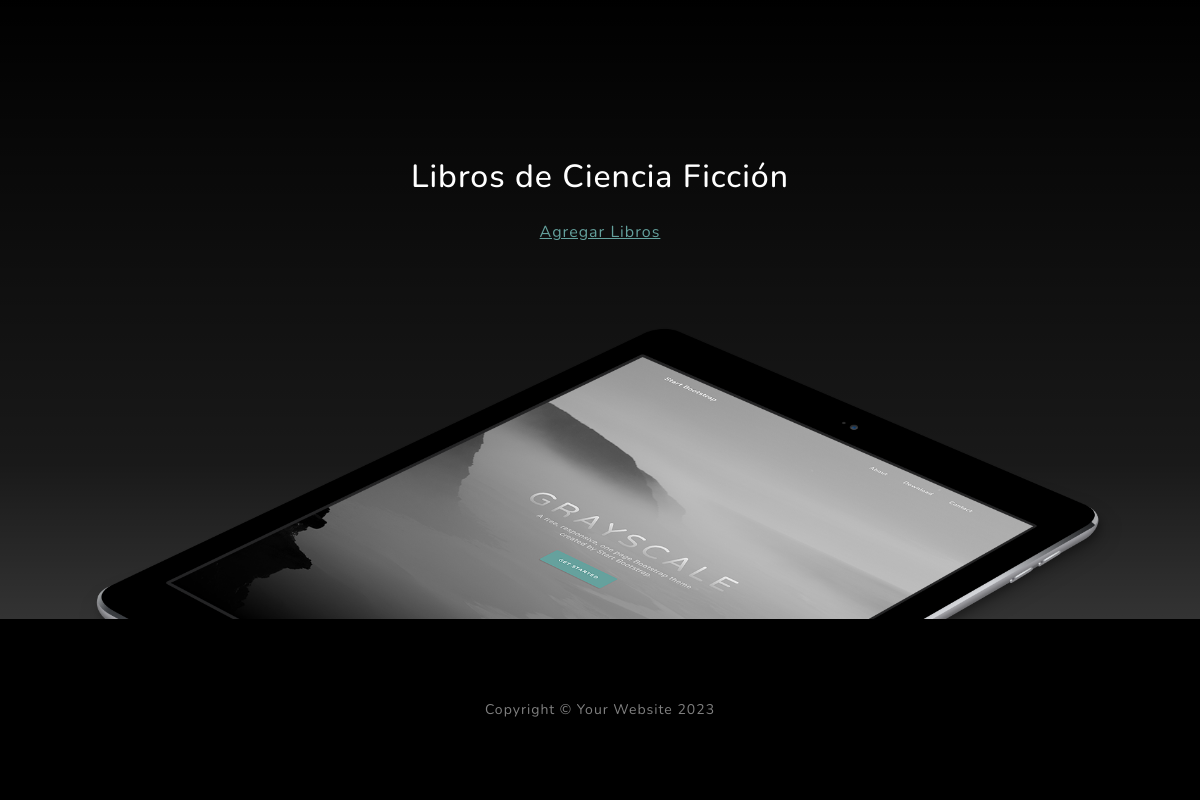
/AppCoder/cienciaficcion/list/ (signed in, lower part), run on an earlier commit of the app's database.
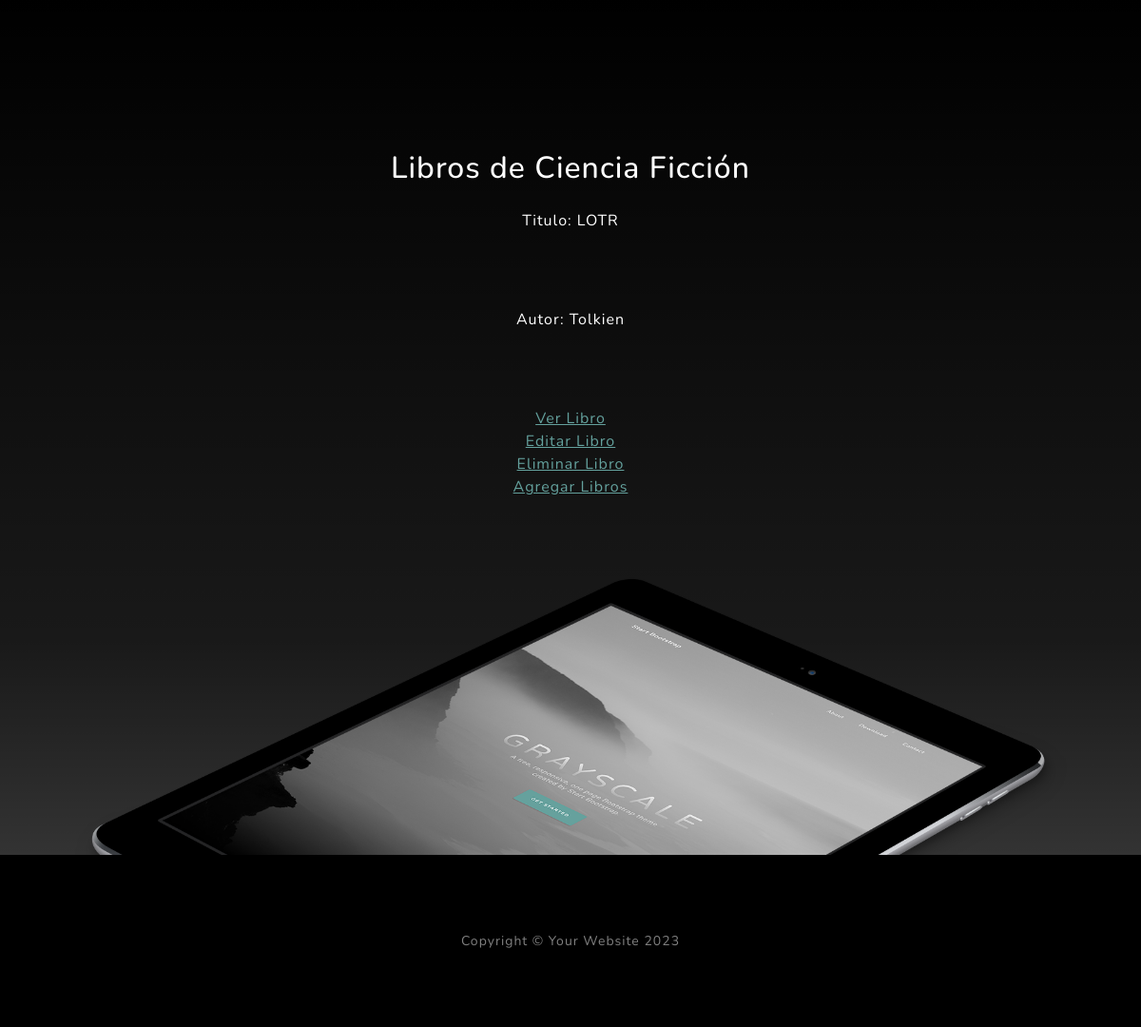
And on a later commit of the database.
### AppCoder/models.py (models this page shows, shortened)
class CienciaFiccion(models.Model):
    libro = models.CharField(max_length=60)
    autor = models.CharField(max_length=60)
    year = models.IntegerField(null=True, blank=True)
    imagen = models.ImageField(null=True, blank=True, upload_to= "imagenes" )
    descripcion = models.TextField(null=True, blank=True)
    usuario = models.ForeignKey(User, on_delete=models.CASCADE, null=True, blank=True)

### AppCoder/views.py (the view)
# urls.py: path("cienciaficcion/list/", ListaCienciaFiccion.as_view(), name="CienciaFiccionLeer"),
class ListaCienciaFiccion(LoginRequiredMixin, ListView):
    model = CienciaFiccion

### AppCoder/templates/AppCoder/cienciaficcion_list.html (shortened to what this page needs)
{% extends "AppCoder/padre.html" %}
{% load static %}
{% block descripcion %}
Libros de Ciencia Ficción
{% endblock %}
{% block form %}
{% for cienciaficcion in object_list %}
<p>Titulo: {{cienciaficcion.libro}}</p>
<p>Autor: {{cienciaficcion.autor}}</p>
<a href="{% url 'CienciaFiccionDetalle' cienciaficcion.id %}"> Ver Libro  </a>
<br>
<a href="{% url 'CienciaFiccionActualizar' cienciaficcion.id %}"> Editar Libro  </a>
<br>
<a href="{% url 'CienciaFiccionBorrar' cienciaficcion.id %}"> Eliminar Libro  </a>
<br>
{% endfor  %}
<a href="{% url 'CienciaFiccionCrear' %}"> Agregar Libros  </a>
{% endblock %}

### AppCoder/templates/AppCoder/padre.html (shortened to what this page needs)
<!DOCTYPE html>
<html lang="en">
    <head>
        {% load static %}
        <link href="{% static 'AppCoder/css/styles.css' %}" rel="stylesheet" />
    </head>
    <body id="page-top">
        <section class="about-section text-center" id="bajar">
            <div class="container px-4 px-lg-5">
                <div class="row gx-4 gx-lg-5 justify-content-center">
                    <div class="col-lg-8">
                        <h2 class="text-white mb-4">
                            {% block descripcion %}
                            {% endblock %}
                        </h2>
                        <font color="white"font>
                        {% block form %}
                        {% endblock %}
                    </div>
                </div>
                <img class="img-fluid" src="{% static 'AppCoder/assets/img/ipad.png' %}" alt="..." />
            </div>
        </section>
        <footer class="footer bg-black small text-center text-white-50"><div class="container px-4 px-lg-5">Copyright &copy; Your Website 2023</div></footer>
    </body>
</html>

What changed in the data, as far as the page shows it:
added CienciaFiccion: libro "LOTR", autor "Tolkien"
